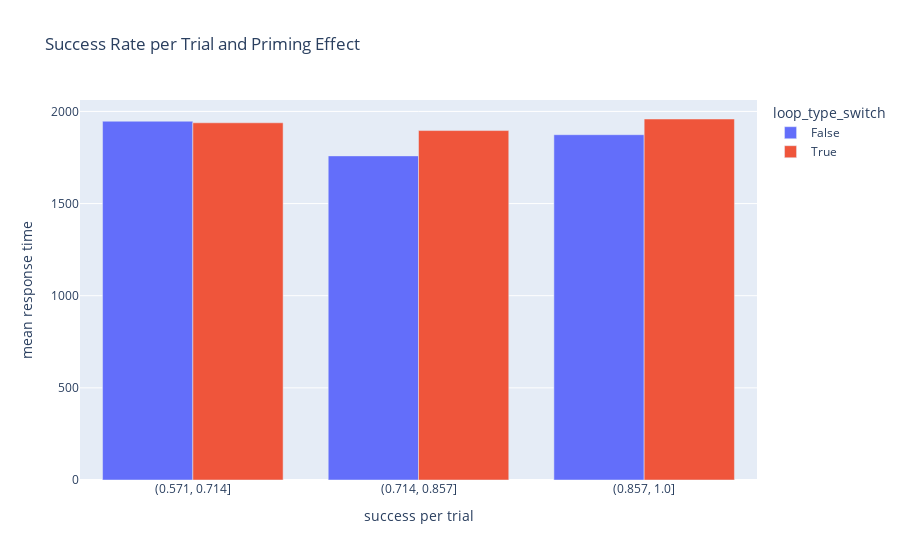

Notebook cell for this chart:
### Code cell
px.bar(switching_diff_per_trial_success.reset_index(), x='success_per_trial_bin', y='mean_response_time'
       , color='loop_type_switch', barmode='group', title='Success Rate per Trial and Priming Effect'
       , labels={'success_per_trial_bin': 'success per trial', 'mean_response_time': 'mean response time'})

### Figure 1 — Plotly figure (JSON) as saved in the notebook; plotly's stock layout.template omitted (floating-point values rounded to 4 significant figures)
{"data": [{"alignmentgroup": "True", "hovertemplate": "loop_type_switch=False<br>success per trial=%{x}<br>mean response time=%{y}<extra></extra>", "legendgroup": "False", "marker": {"color": "#636efa", "pattern": {"shape": ""}}, "name": "False", "offsetgroup": "False", "orientation": "v", "showlegend": true, "textposition": "auto", "type": "bar", "x": ["(0.571, 0.714]", "(0.714, 0.857]", "(0.857, 1.0]"], "xaxis": "x", "y": [1947.0, 1759.0, 1874.0], "yaxis": "y"}, {"alignmentgroup": "True", "hovertemplate": "loop_type_switch=True<br>success per trial=%{x}<br>mean response time=%{y}<extra></extra>", "legendgroup": "True", "marker": {"color": "#EF553B", "pattern": {"shape": ""}}, "name": "True", "offsetgroup": "True", "orientation": "v", "showlegend": true, "textposition": "auto", "type": "bar", "x": ["(0.571, 0.714]", "(0.714, 0.857]", "(0.857, 1.0]"], "xaxis": "x", "y": [1938.0, 1896.0, 1959.0], "yaxis": "y"}], "layout": {"barmode": "group", "legend": {"title": {"text": "loop_type_switch"}, "tracegroupgap": 0}, "title": {"text": "Success Rate per Trial and Priming Effect"}, "xaxis": {"anchor": "y", "domain": [0, 1], "title": {"text": "success per trial"}}, "yaxis": {"anchor": "x", "domain": [0, 1], "title": {"text": "mean response time"}}}}
